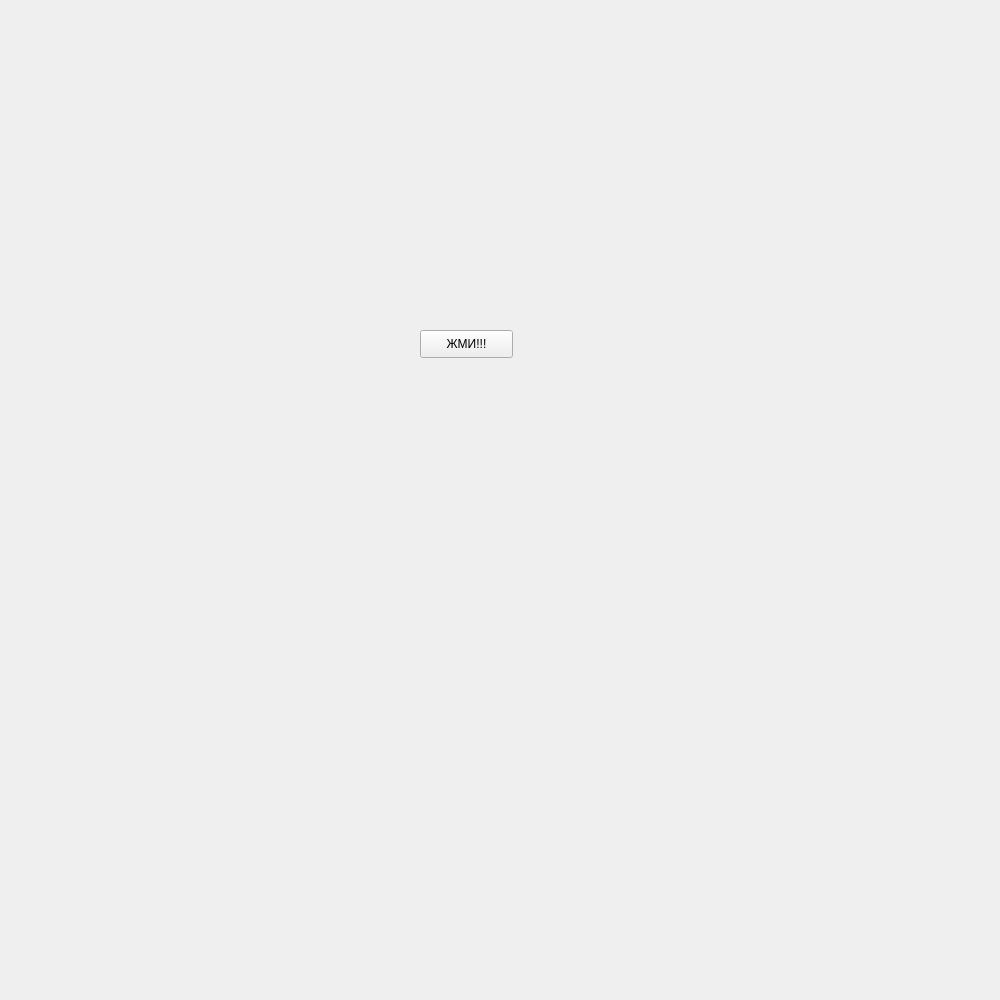
<?xml version="1.0" encoding="UTF-8"?>
<ui version="4.0">
 <class>Form</class>
 <widget class="QWidget" name="Form">
  <property name="geometry">
   <rect>
    <x>0</x>
    <y>0</y>
    <width>1000</width>
    <height>1000</height>
   </rect>
  </property>
  <property name="minimumSize">
   <size>
    <width>1000</width>
    <height>1000</height>
   </size>
  </property>
  <property name="maximumSize">
   <size>
    <width>1000</width>
    <height>1000</height>
   </size>
  </property>
  <property name="windowTitle">
   <string>Form</string>
  </property>
  <widget class="QPushButton" name="pushButton">
   <property name="geometry">
    <rect>
     <x>420</x>
     <y>330</y>
     <width>93</width>
     <height>28</height>
    </rect>
   </property>
   <property name="sizePolicy">
    <sizepolicy hsizetype="Fixed" vsizetype="Fixed">
     <horstretch>0</horstretch>
     <verstretch>0</verstretch>
    </sizepolicy>
   </property>
   <property name="text">
    <string>ЖМИ!!!</string>
   </property>
  </widget>
 </widget>
 <resources/>
 <connections/>
</ui>
